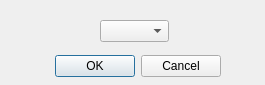
<?xml version="1.0" encoding="UTF-8"?>
<ui version="4.0">
 <class>SelectVM</class>
 <widget class="QDialog" name="SelectVM">
  <property name="geometry">
   <rect>
    <x>0</x>
    <y>0</y>
    <width>265</width>
    <height>85</height>
   </rect>
  </property>
  <property name="windowTitle">
   <string>Select VM</string>
  </property>
  <widget class="QDialogButtonBox" name="buttonBox">
   <property name="geometry">
    <rect>
     <x>-120</x>
     <y>50</y>
     <width>341</width>
     <height>32</height>
    </rect>
   </property>
   <property name="orientation">
    <enum>Qt::Horizontal</enum>
   </property>
   <property name="standardButtons">
    <set>QDialogButtonBox::Cancel|QDialogButtonBox::Ok</set>
   </property>
  </widget>
  <widget class="QComboBox" name="vmComboBox">
   <property name="geometry">
    <rect>
     <x>100</x>
     <y>20</y>
     <width>69</width>
     <height>22</height>
    </rect>
   </property>
  </widget>
 </widget>
 <resources/>
 <connections>
  <connection>
   <sender>buttonBox</sender>
   <signal>accepted()</signal>
   <receiver>SelectVM</receiver>
   <slot>accept()</slot>
   <hints>
    <hint type="sourcelabel">
     <x>248</x>
     <y>254</y>
    </hint>
    <hint type="destinationlabel">
     <x>157</x>
     <y>274</y>
    </hint>
   </hints>
  </connection>
  <connection>
   <sender>buttonBox</sender>
   <signal>rejected()</signal>
   <receiver>SelectVM</receiver>
   <slot>reject()</slot>
   <hints>
    <hint type="sourcelabel">
     <x>316</x>
     <y>260</y>
    </hint>
    <hint type="destinationlabel">
     <x>286</x>
     <y>274</y>
    </hint>
   </hints>
  </connection>
 </connections>
</ui>
